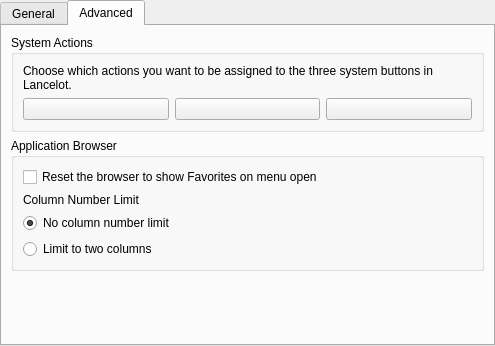
<?xml version="1.0" encoding="UTF-8"?>
<ui version="4.0">
 <class>LancelotConfigBase</class>
 <widget class="QWidget" name="LancelotConfigBase">
  <property name="geometry">
   <rect>
    <x>0</x>
    <y>0</y>
    <width>495</width>
    <height>346</height>
   </rect>
  </property>
  <layout class="QHBoxLayout" name="horizontalLayout">
   <property name="margin">
    <number>0</number>
   </property>
   <item>
    <widget class="QTabWidget" name="tabWidget">
     <property name="currentIndex">
      <number>1</number>
     </property>
     <widget class="QWidget" name="tab">
      <attribute name="title">
       <string>General</string>
      </attribute>
      <layout class="QVBoxLayout" name="verticalLayout_4">
       <item>
        <widget class="QGroupBox" name="groupActivation">
         <property name="title">
          <string>Activation Method</string>
         </property>
         <layout class="QVBoxLayout" name="verticalLayout_3">
          <item>
           <widget class="QRadioButton" name="radioActivationClick">
            <property name="toolTip">
             <string>Choose this option if you like to click. Every interface item will be activated only by clicking it.</string>
            </property>
            <property name="text">
             <string>Click on everything</string>
            </property>
           </widget>
          </item>
          <item>
           <widget class="QRadioButton" name="radioActivationClassic">
            <property name="toolTip">
             <string>Choose this option if you want the menu to behave like the standard application launchers. In order to launch applications, you should click on them. Section buttons are activated by hovering.</string>
            </property>
            <property name="text">
             <string>Classical menu</string>
            </property>
           </widget>
          </item>
          <item>
           <widget class="QRadioButton" name="radioActivationNoClick">
            <property name="toolTip">
             <string>Choose this option if you want to avoid clicking. Section buttons are activated by hovering. Applications are launched by hovering the button extenders.</string>
            </property>
            <property name="text">
             <string>No-click activation</string>
            </property>
            <property name="checked">
             <bool>true</bool>
            </property>
           </widget>
          </item>
         </layout>
        </widget>
       </item>
       <item>
        <spacer name="verticalSpacer">
         <property name="orientation">
          <enum>Qt::Vertical</enum>
         </property>
         <property name="sizeHint" stdset="0">
          <size>
           <width>20</width>
           <height>238</height>
          </size>
         </property>
        </spacer>
       </item>
      </layout>
     </widget>
     <widget class="QWidget" name="tab_2">
      <attribute name="title">
       <string>Advanced</string>
      </attribute>
      <layout class="QVBoxLayout" name="verticalLayout">
       <item>
        <widget class="QGroupBox" name="groupBox">
         <property name="title">
          <string>System Actions</string>
         </property>
         <layout class="QGridLayout" name="gridLayout">
          <item row="0" column="0" colspan="3">
           <widget class="QLabel" name="label_2">
            <property name="text">
             <string>Choose which actions you want to be assigned to the three system buttons in Lancelot.</string>
            </property>
            <property name="wordWrap">
             <bool>true</bool>
            </property>
           </widget>
          </item>
          <item row="1" column="0">
           <widget class="QPushButton" name="buttonSystem1">
            <property name="text">
             <string/>
            </property>
           </widget>
          </item>
          <item row="1" column="1">
           <widget class="QPushButton" name="buttonSystem2">
            <property name="text">
             <string/>
            </property>
           </widget>
          </item>
          <item row="1" column="2">
           <widget class="QPushButton" name="buttonSystem3">
            <property name="text">
             <string/>
            </property>
           </widget>
          </item>
         </layout>
        </widget>
       </item>
       <item>
        <widget class="QGroupBox" name="groupAppBrowser">
         <property name="title">
          <string>Application Browser</string>
         </property>
         <layout class="QVBoxLayout" name="verticalLayout_2">
          <item>
           <widget class="QCheckBox" name="checkAppBrowserReset">
            <property name="text">
             <string>Reset the browser to show Favorites on menu open</string>
            </property>
           </widget>
          </item>
          <item>
           <widget class="QLabel" name="label">
            <property name="text">
             <string>Column Number Limit</string>
            </property>
           </widget>
          </item>
          <item>
           <widget class="QRadioButton" name="radioAppBrowserNoColumnLimit">
            <property name="text">
             <string>No column number limit</string>
            </property>
            <property name="checked">
             <bool>true</bool>
            </property>
           </widget>
          </item>
          <item>
           <widget class="QRadioButton" name="radioAppBrowserTwoColumnLimit">
            <property name="text">
             <string>Limit to two columns</string>
            </property>
           </widget>
          </item>
         </layout>
        </widget>
       </item>
       <item>
        <spacer name="verticalSpacer_2">
         <property name="orientation">
          <enum>Qt::Vertical</enum>
         </property>
         <property name="sizeHint" stdset="0">
          <size>
           <width>20</width>
           <height>40</height>
          </size>
         </property>
        </spacer>
       </item>
      </layout>
     </widget>
    </widget>
   </item>
  </layout>
 </widget>
 <resources/>
 <connections/>
</ui>
